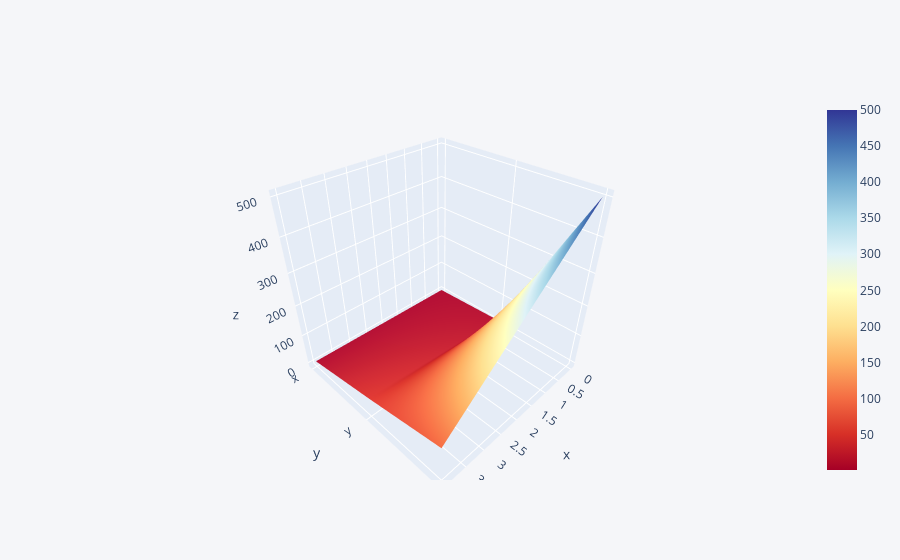

Here is the notebook cell this chart was saved with:
### Code cell
df3.iplot(kind = "surface", colorscale = "rdylbu")

### Figure 1 — Plotly figure (JSON) as saved in the notebook; plotly's stock layout.template omitted (floating-point values rounded to 4 significant figures)
{"data": [{"colorscale": [[0, "rgb(165,0,38)"], [0.1, "rgb(215,48,39)"], [0.2, "rgb(244,109,67)"], [0.3, "rgb(253,174,97)"], [0.4, "rgb(254,224,144)"], [0.5, "rgb(255,255,191)"], [0.6, "rgb(224,243,248)"], [0.7, "rgb(171,217,233)"], [0.8, "rgb(116,173,209)"], [0.9, "rgb(69,117,180)"], [1, "rgb(49,54,149)"]], "type": "surface", "x": [0, 1, 2, 3, 4], "y": ["x", "y", "z"], "z": [[1, 2, 3, 4, 5], [10, 20, 30, 40, 50], [500, 400, 300, 200, 100]]}], "layout": {"legend": {"bgcolor": "#F5F6F9", "font": {"color": "#4D5663"}}, "paper_bgcolor": "#F5F6F9", "plot_bgcolor": "#F5F6F9", "title": {"font": {"color": "#4D5663"}}, "xaxis": {"gridcolor": "#E1E5ED", "showgrid": true, "tickfont": {"color": "#4D5663"}, "title": {"font": {"color": "#4D5663"}, "text": ""}, "zerolinecolor": "#E1E5ED"}, "yaxis": {"gridcolor": "#E1E5ED", "showgrid": true, "tickfont": {"color": "#4D5663"}, "title": {"font": {"color": "#4D5663"}, "text": ""}, "zerolinecolor": "#E1E5ED"}}}
